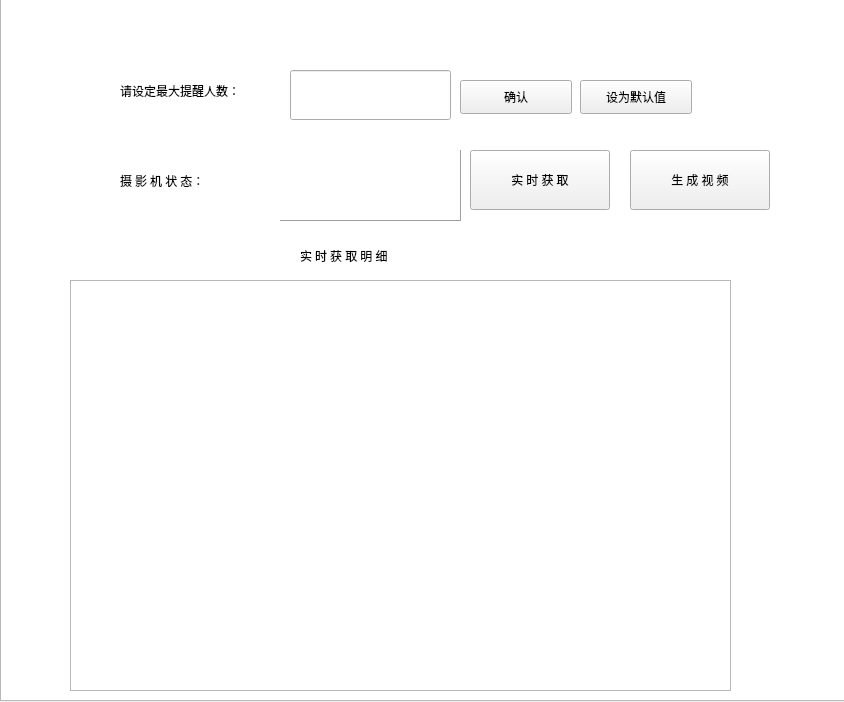
<?xml version="1.0" encoding="UTF-8"?>
<ui version="4.0">
 <class>getavi</class>
 <widget class="QWidget" name="getavi">
  <property name="geometry">
   <rect>
    <x>0</x>
    <y>0</y>
    <width>844</width>
    <height>702</height>
   </rect>
  </property>
  <property name="windowTitle">
   <string>getavi</string>
  </property>
  <widget class="QPushButton" name="button_1">
   <property name="geometry">
    <rect>
     <x>630</x>
     <y>150</y>
     <width>140</width>
     <height>60</height>
    </rect>
   </property>
   <property name="font">
    <font>
     <family>黑体</family>
    </font>
   </property>
   <property name="text">
    <string>生 成 视 频</string>
   </property>
  </widget>
  <widget class="QPushButton" name="button_2">
   <property name="geometry">
    <rect>
     <x>470</x>
     <y>150</y>
     <width>140</width>
     <height>60</height>
    </rect>
   </property>
   <property name="font">
    <font>
     <family>黑体</family>
    </font>
   </property>
   <property name="text">
    <string>实 时 获 取</string>
   </property>
  </widget>
  <widget class="QLabel" name="label">
   <property name="geometry">
    <rect>
     <x>280</x>
     <y>150</y>
     <width>181</width>
     <height>71</height>
    </rect>
   </property>
   <property name="frameShape">
    <enum>QFrame::Panel</enum>
   </property>
   <property name="frameShadow">
    <enum>QFrame::Raised</enum>
   </property>
   <property name="text">
    <string/>
   </property>
  </widget>
  <widget class="QLabel" name="label_2">
   <property name="geometry">
    <rect>
     <x>120</x>
     <y>150</y>
     <width>141</width>
     <height>61</height>
    </rect>
   </property>
   <property name="font">
    <font>
     <family>黑体</family>
    </font>
   </property>
   <property name="lineWidth">
    <number>0</number>
   </property>
   <property name="text">
    <string>摄 影 机 状 态：</string>
   </property>
  </widget>
  <widget class="QTextBrowser" name="textBrowser">
   <property name="geometry">
    <rect>
     <x>70</x>
     <y>280</y>
     <width>661</width>
     <height>411</height>
    </rect>
   </property>
  </widget>
  <widget class="QLabel" name="label_3">
   <property name="geometry">
    <rect>
     <x>300</x>
     <y>230</y>
     <width>171</width>
     <height>51</height>
    </rect>
   </property>
   <property name="font">
    <font>
     <family>黑体</family>
    </font>
   </property>
   <property name="frameShape">
    <enum>QFrame::Panel</enum>
   </property>
   <property name="frameShadow">
    <enum>QFrame::Sunken</enum>
   </property>
   <property name="lineWidth">
    <number>0</number>
   </property>
   <property name="text">
    <string>实 时 获 取 明 细</string>
   </property>
  </widget>
  <widget class="QListView" name="listView">
   <property name="geometry">
    <rect>
     <x>0</x>
     <y>-10</y>
     <width>851</width>
     <height>711</height>
    </rect>
   </property>
   <property name="styleSheet">
    <string notr="true">border-image: url(:/TrafficCon/image/back3.jpg);</string>
   </property>
  </widget>
  <widget class="QLabel" name="label_4">
   <property name="geometry">
    <rect>
     <x>120</x>
     <y>60</y>
     <width>181</width>
     <height>61</height>
    </rect>
   </property>
   <property name="font">
    <font>
     <family>黑体</family>
    </font>
   </property>
   <property name="text">
    <string>请设定最大提醒人数：</string>
   </property>
  </widget>
  <widget class="QLineEdit" name="lineEdit">
   <property name="geometry">
    <rect>
     <x>290</x>
     <y>70</y>
     <width>161</width>
     <height>50</height>
    </rect>
   </property>
  </widget>
  <widget class="QPushButton" name="pushButton">
   <property name="geometry">
    <rect>
     <x>460</x>
     <y>80</y>
     <width>112</width>
     <height>34</height>
    </rect>
   </property>
   <property name="font">
    <font>
     <family>黑体</family>
    </font>
   </property>
   <property name="text">
    <string>确认</string>
   </property>
  </widget>
  <widget class="QPushButton" name="pushButton_2">
   <property name="geometry">
    <rect>
     <x>580</x>
     <y>80</y>
     <width>112</width>
     <height>34</height>
    </rect>
   </property>
   <property name="font">
    <font>
     <family>黑体</family>
    </font>
   </property>
   <property name="text">
    <string>设为默认值</string>
   </property>
  </widget>
  <zorder>listView</zorder>
  <zorder>button_1</zorder>
  <zorder>button_2</zorder>
  <zorder>label</zorder>
  <zorder>label_2</zorder>
  <zorder>textBrowser</zorder>
  <zorder>label_3</zorder>
  <zorder>label_4</zorder>
  <zorder>lineEdit</zorder>
  <zorder>pushButton</zorder>
  <zorder>pushButton_2</zorder>
 </widget>
 <layoutdefault spacing="6" margin="11"/>
 <resources>
  <include location="TrafficCon.qrc"/>
 </resources>
 <connections>
  <connection>
   <sender>button_1</sender>
   <signal>clicked()</signal>
   <receiver>getavi</receiver>
   <slot>button1()</slot>
   <hints>
    <hint type="sourcelabel">
     <x>630</x>
     <y>209</y>
    </hint>
    <hint type="destinationlabel">
     <x>351</x>
     <y>40</y>
    </hint>
   </hints>
  </connection>
  <connection>
   <sender>button_2</sender>
   <signal>clicked()</signal>
   <receiver>getavi</receiver>
   <slot>button2()</slot>
   <hints>
    <hint type="sourcelabel">
     <x>470</x>
     <y>209</y>
    </hint>
    <hint type="destinationlabel">
     <x>272</x>
     <y>396</y>
    </hint>
   </hints>
  </connection>
  <connection>
   <sender>pushButton</sender>
   <signal>clicked()</signal>
   <receiver>getavi</receiver>
   <slot>button3()</slot>
   <hints>
    <hint type="sourcelabel">
     <x>537</x>
     <y>101</y>
    </hint>
    <hint type="destinationlabel">
     <x>728</x>
     <y>46</y>
    </hint>
   </hints>
  </connection>
  <connection>
   <sender>pushButton_2</sender>
   <signal>clicked()</signal>
   <receiver>getavi</receiver>
   <slot>button4()</slot>
   <hints>
    <hint type="sourcelabel">
     <x>677</x>
     <y>87</y>
    </hint>
    <hint type="destinationlabel">
     <x>746</x>
     <y>238</y>
    </hint>
   </hints>
  </connection>
 </connections>
 <slots>
  <slot>button1()</slot>
  <slot>button2()</slot>
  <slot>button3()</slot>
  <slot>button4()</slot>
 </slots>
</ui>
